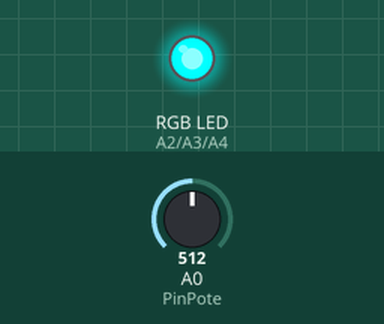
Recording of a sketch running on a simulated Arduino Uno, built with avr-gcc and run on an emulated ATmega328P. Shown: an RGB LED mixed from three pins (HIGH = lit). Inputs (shaded band) come from the test bench; at power-on: A0 (PinPote) = 512.

Above: at 1.2 s.
1.3 s: A0 (PinPote) set to 122
At 2.0 s:
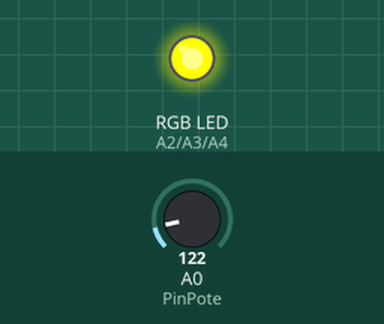
5.0 s: A0 (PinPote) set to 0
At 5.13 s:
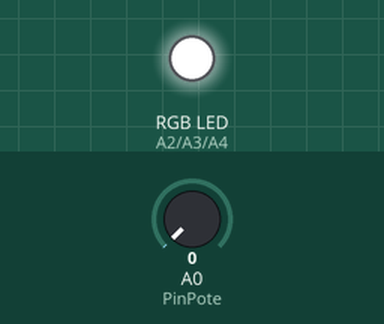
Timing chart, 0 to 14.5 s (numbered marks = the images above; inputs shaded):
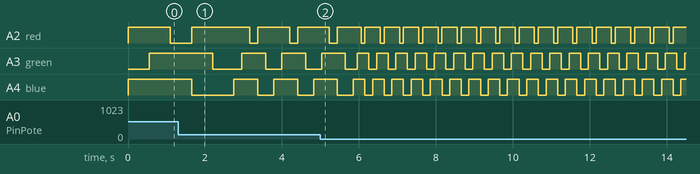

The sketch:

Practica_2_Tiempo_de_un_RGB.ino
```cpp
/*
Fundacion Kinal
Centro Educativo Tecnico Laboral Kinal
Electronica
Grado: Quinto
Seccion: A
Curso: Taller de electronica digital y reparacion de computadoras 1
Nombre: Luis Andres Muñiz Godoy
Carne: 2019127
*/
#define PinPote A0
#define red A2
#define green A3
#define blue A4

//funciones
int valor_tiempo();

//variables globales
int  tiempo;          //variable para guardar el valor del tiempo

void setup() {
  pinMode(PinPote, INPUT);
  pinMode(A2, OUTPUT);
  pinMode(A3, OUTPUT);
  pinMode(A4, OUTPUT);
}

void loop() {
  valor_tiempo();
  tiempo=valor_tiempo();
  analogWrite(red, 174);
  analogWrite(green, 92);
  analogWrite(blue, 230);
  delay(tiempo);
  analogWrite(red, 255);
  analogWrite(green, 255);
  analogWrite(blue, 255);
  delay(tiempo);
  analogWrite(red, 0);
  analogWrite(green, 255);
  analogWrite(blue, 255);
  delay(tiempo);
  analogWrite(red, 189);
  analogWrite(green, 174);
  analogWrite(blue, 20);
  delay(tiempo);
  analogWrite(red, 225);
  analogWrite(green, 87);
  analogWrite(blue, 35);
  delay(tiempo);
}

int valor_tiempo(){
  int pote;
  int valtiempo;
  pote = analogRead(PinPote); //se guarda el valor de la medicion del potenciometro
  valtiempo = map(pote, 0, 1023, 100, 1000);
  return (valtiempo);
}
```

Measured:
- by itself, A4 (blue): repeats every 0.50 s: HIGH 0.30 s, LOW 0.20 s
